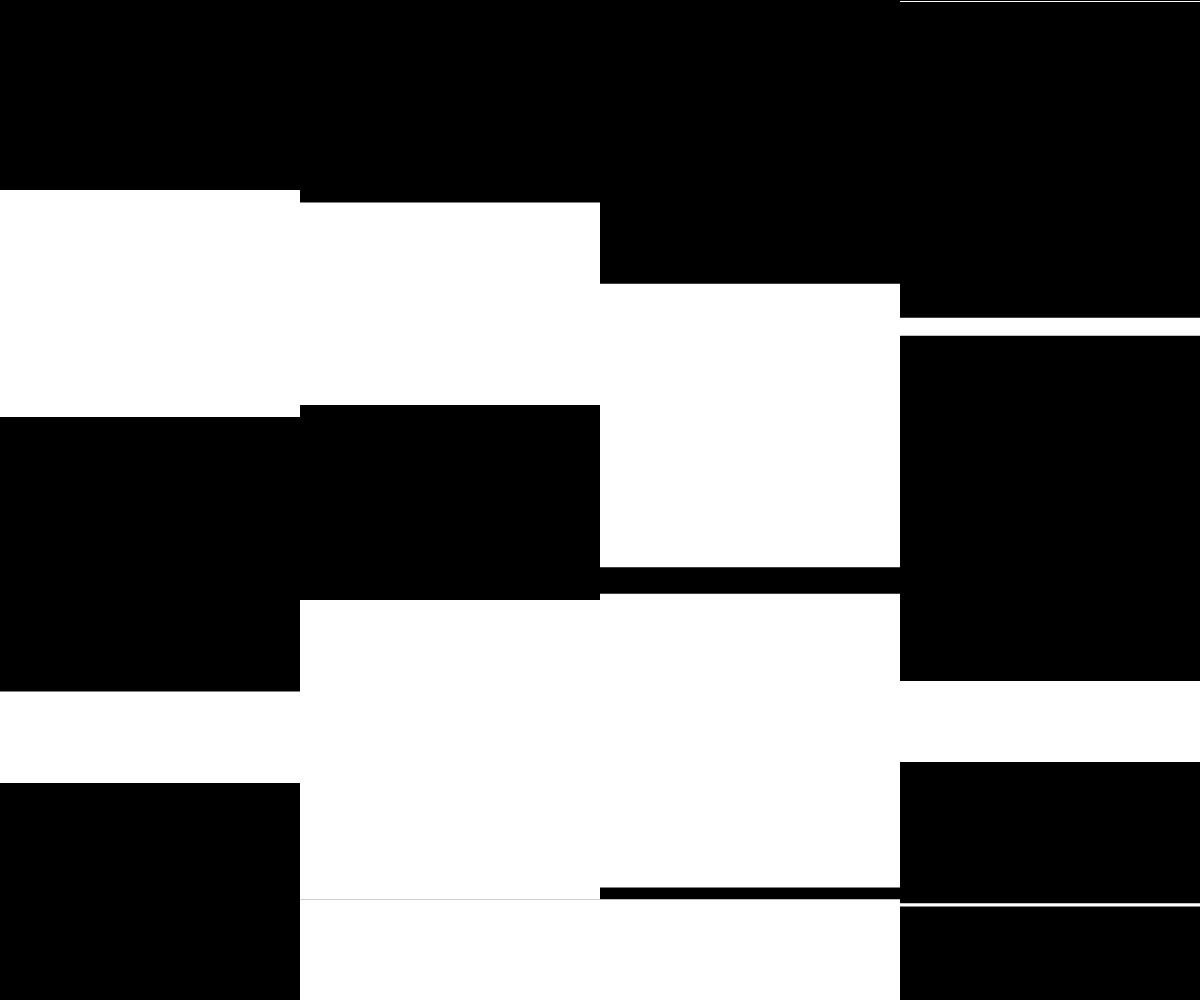
Frame 1 (no input)
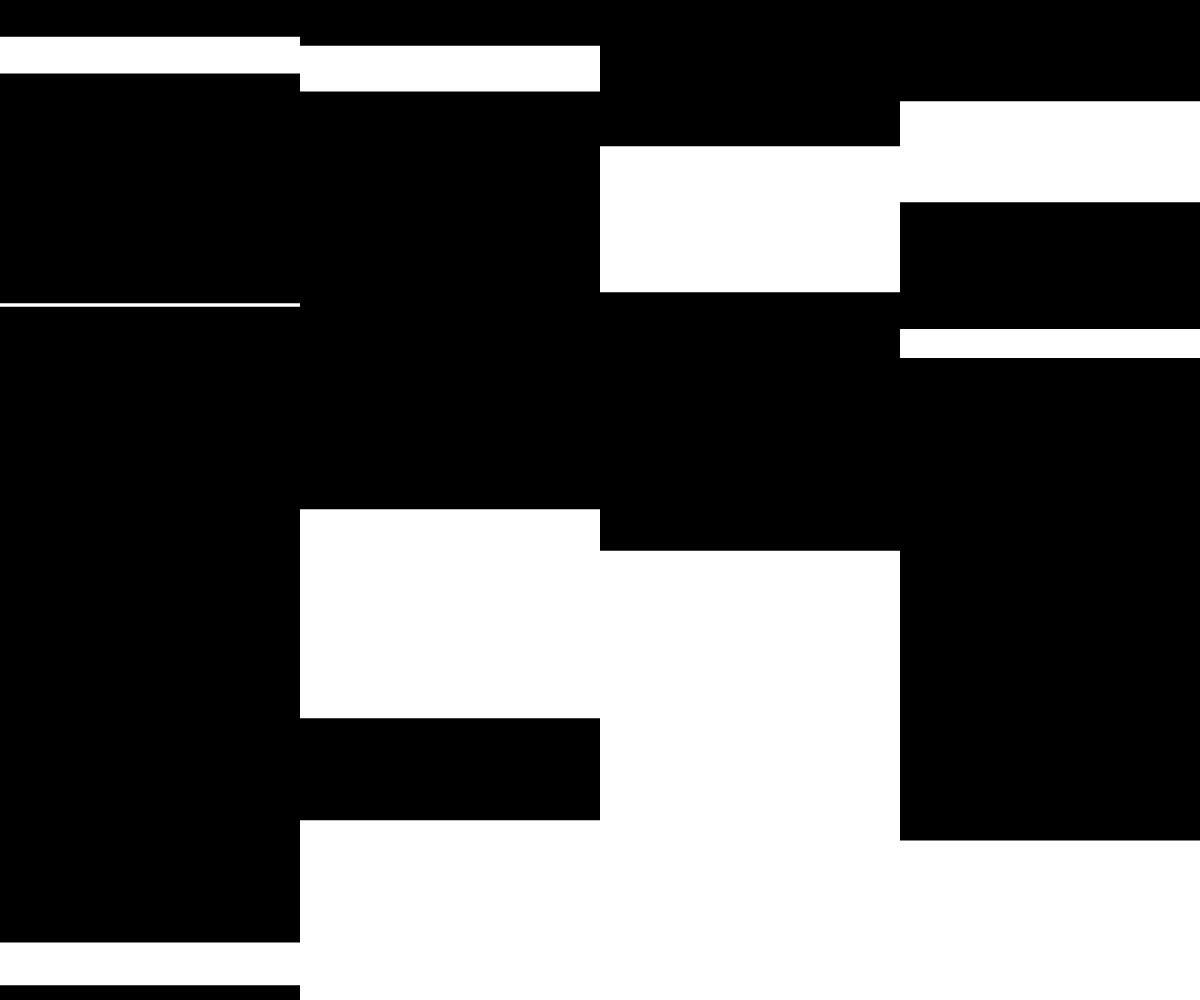
Frame 60 (no input)
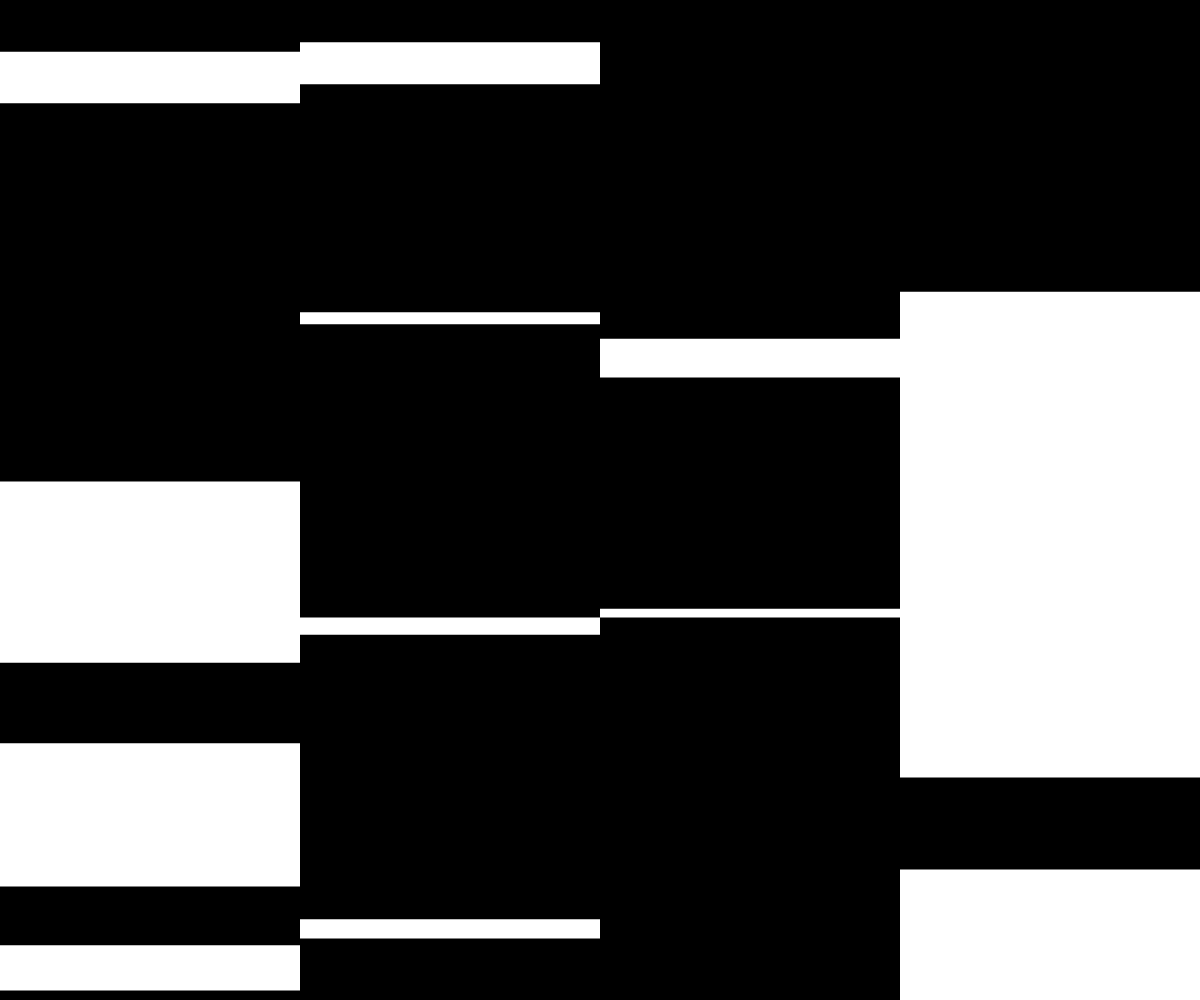
Frame 120 (the mouse pressed at the canvas centre since frame 60)

The p5.js sketch that drew these frames (run headless with seeded random() and noise() and a simulated clock; from frame 60 on, the mouse is pressed at the canvas centre):

// p5.js sketch
// ── sketch.js
var h;
var w;
var gres = 100;
var grange;
var gdim;
var targetSpeed;
var t=0;
var tinterval=10;

var pool = [];
var fixed_vals = [1,2,4,8,16,32,64,128,256];


var setup = function(){
  colorMode(HSB, 360,1,1)
  frameRate(20);
  createCanvas(w,h);
  createCanvas(windowWidth, windowHeight);
  w = windowWidth;
  h = windowHeight;
  grange = 40;
  gdim = floor(w/grange);
  angleMode(DEGREES);
  initKelp();

  //disable default touch events for mobile
  var el = document.getElementsByTagName("canvas")[0];
  el.addEventListener("touchstart", pdefault, false);
  el.addEventListener("touchend", pdefault, false);
  el.addEventListener("touchcancel", pdefault, false);
  el.addEventListener("touchleave", pdefault, false);
  el.addEventListener("touchmove", pdefault, false);
}

function windowResized() {
  resizeCanvas(windowWidth, windowHeight);
}

function pdefault(e){
  e.preventDefault()
}


var bw= 0;
var a = 0;

var initKelp = function(){
  pool = [];
  num = floor(w/grange);
  interval = w/num;
  gres = interval;

  for(var i=0; i<w/gres; i+=1){
    for(var j=0; j<h/gres; j+=1){
      var p = new Shape(i,j, random(360));
      pool.push(p);
    }
  }
  clicked(w/2,h/2);
}


var redrawKelp= function(interval){
  gres = interval;
  var ydim = pool.length/gdim;
  for(var i=0; i<w/gres; i+=1){
    for(var j=0; j<h/gres; j+=1){
      var index = i*ydim+j;
      var p = pool[index];
      p.x = i*gres;
      p.y = j*gres;
      p.radius = gres/2;
    }
  }
}



clicked= function(mx,my){
  mx%=w;
  console.log(num);

  var possible_states= fixed_vals.filter(function(val){
    return val <= (w/grange);
  });
  console.log(possible_states);

  index = floor(map(mx,0,w,0,possible_states.length));

  var tnum = fixed_vals.filter(function(val){
    return val <= num;
  }).slice(-1)[0];
  num = possible_states[index];


  interval = w/num;
  tinterval = map(my,h,0,1,50);
  console.log(interval,w/interval, mx);
  redrawKelp(interval);
}



var touchMoved= function(){
  clicked(touchX,touchY);
}

var touchEnded= function(){
  clicked(touchX,touchY);
}

var draw = function(){

  bcol = color(0,0,0);
  fcol = color(0,0,1);

  background(bcol);

  var ydim = pool.length/gdim;
  for(var i=0; i<w/gres; i+=1){
    for(var j=0; j<h/gres; j+=1){
      var index = i*ydim+j;
      var p = pool[index];
      p.update();
      p.render();
    }
  }
  t+=tinterval;
}




function Shape(i,j, angle){
  this.i = i;
  this.j = j;
  this.x = i*gres;
  this.y = j*gres;
  this.radius = gres/2;
  this.par =random(360);
  this.thickness = 100;

  this.update = function(){
  }


  this.render = function(){
    i=this.radius*(1+cos(t+((this.x+this.y+1)/100)+this.par));
    push();
    translate(this.x, this.y);
    fill(fcol);
    noStroke();
    rect(0,i,this.radius*2,i);
    pop();
  }
}
